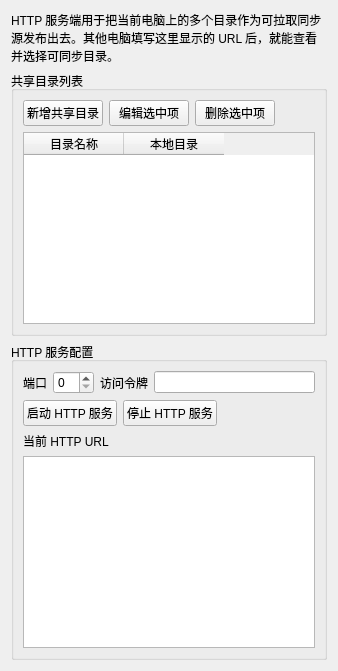
<?xml version="1.0" encoding="UTF-8"?>
<ui version="4.0">
 <class>HttpServerTabWidget</class>
 <widget class="QWidget" name="HttpServerTabWidget">
  <layout class="QVBoxLayout" name="mainLayout">
   <item>
    <widget class="QLabel" name="tipsLabel">
     <property name="text">
      <string>HTTP 服务端用于把当前电脑上的多个目录作为可拉取同步源发布出去。其他电脑填写这里显示的 URL 后，就能查看并选择可同步目录。</string>
     </property>
     <property name="wordWrap">
      <bool>true</bool>
     </property>
    </widget>
   </item>
   <item>
    <widget class="QGroupBox" name="sharedFolderGroupBox">
     <property name="title">
      <string>共享目录列表</string>
     </property>
     <layout class="QVBoxLayout" name="sharedFolderLayout">
      <item>
       <layout class="QHBoxLayout" name="sharedFolderButtonLayout">
        <item>
         <widget class="QPushButton" name="addSharedFolderButton">
          <property name="text">
           <string>新增共享目录</string>
          </property>
         </widget>
        </item>
        <item>
         <widget class="QPushButton" name="editSharedFolderButton">
          <property name="text">
           <string>编辑选中项</string>
          </property>
         </widget>
        </item>
        <item>
         <widget class="QPushButton" name="removeSharedFolderButton">
          <property name="text">
           <string>删除选中项</string>
          </property>
         </widget>
        </item>
        <item>
         <spacer name="sharedFolderSpacer">
          <property name="orientation">
           <enum>Qt::Horizontal</enum>
          </property>
          <property name="sizeHint" stdset="0">
           <size>
            <width>40</width>
            <height>20</height>
           </size>
          </property>
         </spacer>
        </item>
       </layout>
      </item>
      <item>
       <widget class="QTableWidget" name="sharedFolderTableWidget">
        <property name="selectionMode">
         <enum>QAbstractItemView::SingleSelection</enum>
        </property>
        <property name="selectionBehavior">
         <enum>QAbstractItemView::SelectRows</enum>
        </property>
        <property name="editTriggers">
         <set>QAbstractItemView::NoEditTriggers</set>
        </property>
        <column>
         <property name="text">
          <string>目录名称</string>
         </property>
        </column>
        <column>
         <property name="text">
          <string>本地目录</string>
         </property>
        </column>
       </widget>
      </item>
     </layout>
    </widget>
   </item>
   <item>
    <widget class="QGroupBox" name="serverConfigGroupBox">
     <property name="title">
      <string>HTTP 服务配置</string>
     </property>
     <layout class="QVBoxLayout" name="serverConfigLayout">
      <item>
       <layout class="QGridLayout" name="serverGridLayout">
        <item row="0" column="0">
         <widget class="QLabel" name="httpServerPortLabel">
          <property name="text">
           <string>端口</string>
          </property>
         </widget>
        </item>
        <item row="0" column="1">
         <widget class="QSpinBox" name="httpServerPortSpinBox"/>
        </item>
        <item row="0" column="2">
         <widget class="QLabel" name="httpServerTokenLabel">
          <property name="text">
           <string>访问令牌</string>
          </property>
         </widget>
        </item>
        <item row="0" column="3">
         <widget class="QLineEdit" name="httpServerTokenEdit"/>
        </item>
       </layout>
      </item>
      <item>
       <layout class="QHBoxLayout" name="serverButtonLayout">
        <item>
         <widget class="QPushButton" name="startHttpServerButton">
          <property name="text">
           <string>启动 HTTP 服务</string>
          </property>
         </widget>
        </item>
        <item>
         <widget class="QPushButton" name="stopHttpServerButton">
          <property name="text">
           <string>停止 HTTP 服务</string>
          </property>
         </widget>
        </item>
        <item>
         <spacer name="serverButtonSpacer">
          <property name="orientation">
           <enum>Qt::Horizontal</enum>
          </property>
          <property name="sizeHint" stdset="0">
           <size>
            <width>40</width>
            <height>20</height>
           </size>
          </property>
         </spacer>
        </item>
       </layout>
      </item>
      <item>
       <widget class="QLabel" name="httpServerEndpointLabel">
        <property name="text">
         <string>当前 HTTP URL</string>
        </property>
       </widget>
      </item>
      <item>
       <widget class="QPlainTextEdit" name="httpServerEndpointEdit">
        <property name="minimumSize">
         <size>
          <width>0</width>
          <height>110</height>
         </size>
        </property>
        <property name="readOnly">
         <bool>true</bool>
        </property>
       </widget>
      </item>
     </layout>
    </widget>
   </item>
  </layout>
 </widget>
 <resources/>
 <connections/>
</ui>
